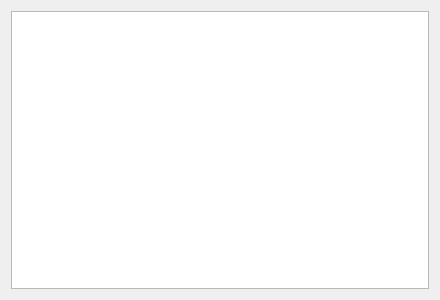
<?xml version="1.0" encoding="UTF-8"?>
<ui version="4.0">
 <class>Viewer</class>
 <widget class="QWidget" name="Viewer">
  <property name="geometry">
   <rect>
    <x>0</x>
    <y>0</y>
    <width>440</width>
    <height>300</height>
   </rect>
  </property>
  <property name="windowTitle">
   <string>Form</string>
  </property>
  <layout class="QHBoxLayout" name="horizontalLayout">
   <item>
    <widget class="QTextBrowser" name="textBrowser">
     <property name="font">
      <font>
       <pointsize>12</pointsize>
      </font>
     </property>
    </widget>
   </item>
  </layout>
 </widget>
 <resources/>
 <connections/>
</ui>
